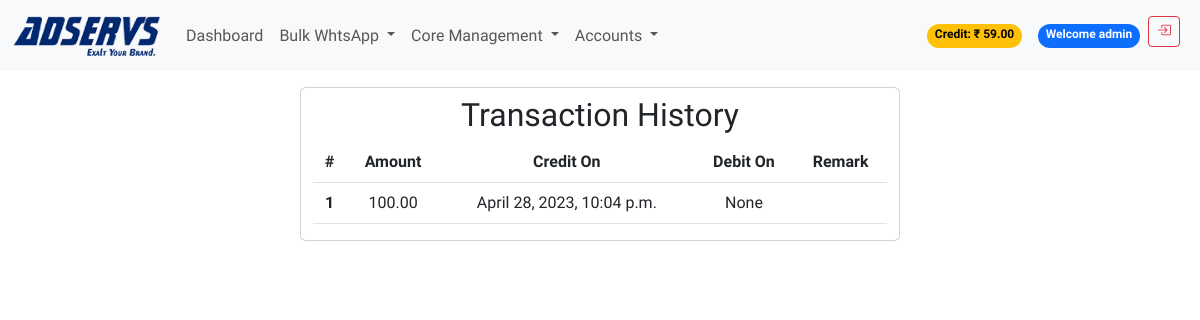
Page /transactionHistory/ (signed in) on the committed database.
### accounts/models.py (models this page shows, shortened)
class Account(AbstractBaseUser):
    email = models.EmailField(unique=True)
    username = models.CharField(unique=True, max_length=20)
    first_name = models.CharField(max_length=50)
    last_name = models.CharField(max_length=50)
    phone_number = models.CharField(max_length=50)
    company_name = models.CharField(max_length=50)
    gst_number = models.CharField(max_length=50)
    address = models.CharField(max_length=50)
    city = models.CharField(max_length=50)
    state = models.CharField(max_length=50)
    pincode = models.CharField(max_length=50)
    country = models.CharField(max_length=50)
    date_joined = models.DateTimeField(auto_now_add=True)
    last_login = models.DateTimeField(auto_now_add=True)
    is_active = models.BooleanField(default=True)
    is_staff = models.BooleanField(default=False)
    is_superuser = models.BooleanField(default=False)
    is_reseller = models.BooleanField(default=False)
    whtsapp_app = models.BooleanField(default=True)
    voice_app = models.BooleanField(default=False)
    reseller = models.ForeignKey('self', on_delete=models.CASCADE, null=True, blank=True, related_name='belongs_to')
    wallet_balance = models.DecimalField(max_digits=10, decimal_places=2, default=0)
    objects = AccountManager()
    USERNAME_FIELD = 'email'
    REQUIRED_FIELDS = ['username']

### usermanagement/models.py (models this page shows, shortened)
class Wallet(models.Model):
    TRANSACTION_TYPE_CHOICES = (
        ('credit', 'Credit'),
        ('debit', 'Debit')
    )
    user = models.ForeignKey(Account, on_delete=models.CASCADE)
    created_at = models.DateTimeField(null=True, blank=True)
    wallet_balance = models.DecimalField(max_digits=10, decimal_places=2, default=0)
    amount = models.DecimalField(max_digits=10, decimal_places=2, default=0)
    transaction_type = models.CharField(max_length=10, choices=TRANSACTION_TYPE_CHOICES, null=True, blank=True)
    credit_on = models.DateTimeField(null=True, blank=True)
    debit_on = models.DateTimeField(null=True, blank=True)
    remark = models.TextField(null=True, blank=True)

### usermanagement/views.py (the view)
# urls.py: path('transactionHistory/', views.transaction_history, name='transactionHistory'),
def transaction_history(request):
    user_id = request.user.id
    try:
        user = get_object_or_404(Account, id=user_id)
    except Account.DoesNotExist:
        messages.error(request, "Invalid user ID")
        return redirect(reverse("manage_users"))
    credits_debits = Wallet.objects.filter(user=user).order_by('-created_at')
    form = CreditDebitForm(reseller=user.reseller)
    context = {
        'user': user,
        'credits_debits': credits_debits,
        'form': form,
        "site": "Transaction History",
        }
    return render(request, 'usermanagement/transaction_history.html', context)

### templates/usermanagement/transaction_history.html (shortened to what this page needs)
{% extends 'base.html' %}
{% load static %}
{% block content %}
{% include 'includes/navbar.html' %}
<div class="container text-center card col-sm-6 my-3 py-2">
  <h2>Transaction History</span>
  </h2>
  <table class="table m-auto table-hover mb-2">
    <thead>
      <tr>
        <th scope="col">#</th>
        <th scope="col">Amount</th>
        <th scope="col">Credit On</th>
        <th scope="col">Debit On</th>
        <th scope="col">Remark</th>
      </tr>
    </thead>
    <tbody>
      {% for cd in credits_debits %}
      <tr>
        <th scope="row">{{ forloop.counter }}</th>
        <td>{{ cd.amount }}</td>
        <td>{{ cd.credit_on }}</td>
        <td>{{ cd.debit_on }}</td>
        <td>{{ cd.remark }}</td>
      </tr>
    </tbody>
    {% endfor %}
  </table>
{% endblock %}

### templates/includes/navbar.html (shortened to what this page needs)
{% load static %}
<nav class="navbar navbar-expand-lg bg-body-tertiary sticky-top">
    <div class="container-fluid">
        <a class="navbar-brand" href="{% url 'index' %}">
            <img src="{% static 'assets/img/logo.png' %}" alt="AdServs" width="150" height="45">
        </a>
        <div class="collapse navbar-collapse" id="navbarSupportedContent">
            <ul class="navbar-nav me-auto mb-2 mb-lg-0 flex-grow-1">
                <li class="nav-item">
                    <a class="nav-link" aria-current="page" href="{% url 'index' %}">Dashboard</a>
                </li>
                {% if request.user.whtsapp_app %}
                <li class="nav-item dropdown">
                    <a class="nav-link dropdown-toggle" href="#" role="button" data-bs-toggle="dropdown"
                        aria-expanded="false">
                        Bulk WhtsApp
                    </a>
                </li>
                {% endif %}
                {% if request.user.is_reseller %}
                <li class="nav-item dropdown">
                    <a class="nav-link dropdown-toggle" href="#" role="button" data-bs-toggle="dropdown"
                        aria-expanded="false">
                        Core Management
                    </a>
                </li>
                {% endif %}
                <li class="nav-item dropdown">
                    <a class="nav-link dropdown-toggle" href="#" role="button" data-bs-toggle="dropdown"
                        aria-expanded="false">
                        Accounts
                    </a>
                </li>
                <div class="d-flex ms-auto">
                    {% if user.is_authenticated %}
                    <li class="nav-item px-4"></li>
                        <span class="badge rounded-pill text-bg-warning my-2">Credit: ₹ {{ user.wallet_balance }}</span>
                    <li class="nav-item px-2"></li>
                        <span class="badge rounded-pill text-bg-primary my-2">Welcome {{ user.username }}</span>
                    <li class="nav-item px-2">
                        <a href="{% url 'logout' %}" class="btn btn-sm btn-outline-danger"
                        data-bs-toggle="tooltip" data-bs-placement="top" data-bs-title="Logout">
                          <i class="bi bi-box-arrow-in-right"></i>
                        </a>
                    </li>
                    {% endif %}
                </div>
            </ul>
        </div>
    </div>
</nav>

### static/assets/css/style.css (style rules this page uses)
*, *:before, *:after { margin: 0; padding: 0; box-sizing: border-box; font-family: 'Ubuntu', sans-serif; }

### rows in the picture
Account: wallet_balance "59.00", username "admin"
Wallet: amount "100.00", credit_on "April 28, 2023, 10:04 p.m.", debit_on "None"
